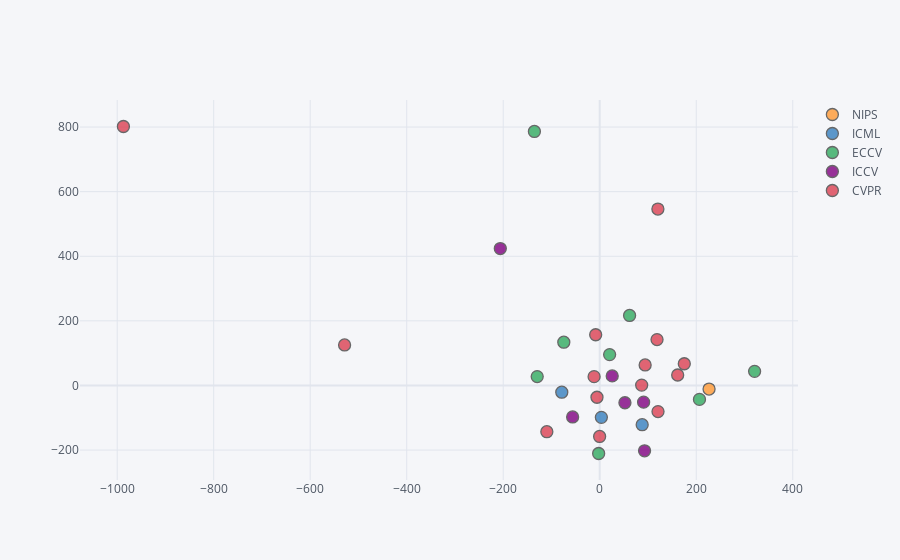

Notebook source saved alongside this figure:
### Code cell
### Code2Graph (on subset of repositories)
emb,meta=load_emb_data('c2g')
visualize(emb,meta,method='TSNE',dim=2)

### Figure 1 — Plotly figure (JSON) as saved in the notebook; plotly's stock layout.template omitted (floating-point values rounded to 4 significant figures)
{"data": [{"marker": {"color": "rgba(255, 153, 51, 1.0)", "line": {"width": 1.3}, "opacity": 0.8, "size": 12, "symbol": "circle"}, "mode": "markers", "name": "NIPS", "text": ["DropoutNet: Addressing Cold Start in Recommender Systems"], "textfont": {"color": "#4D5663"}, "type": "scatter", "x": [226.6], "y": [-11.1]}, {"marker": {"color": "rgba(55, 128, 191, 1.0)", "line": {"width": 1.3}, "opacity": 0.8, "size": 12, "symbol": "circle"}, "mode": "markers", "name": "ICML", "text": ["Predict and Constrain: Modeling Cardinality in Deep Structured Prediction", "Video Pixel Networks", "Device Placement Optimization with Reinforcement Learning"], "textfont": {"color": "#4D5663"}, "type": "scatter", "x": [-78.65, 87.95, 3.353], "y": [-20.92, -121.6, -98.83]}, {"marker": {"color": "rgba(50, 171, 96, 1.0)", "line": {"width": 1.3}, "opacity": 0.8, "size": 12, "symbol": "circle"}, "mode": "markers", "name": "ECCV", "text": ["Conditional Image-Text Embedding Networks", "Progressive Neural Architecture Search", "Geolocation Estimation of Photos using a Hierarchical Model and Scene Classification", "Recovering 3D Planes from a Single Image via Convolutional Neural Networks", "Learning Single-View 3D Reconstruction with Limited Pose Supervision", "EC-Net: an Edge-aware Point set Consolidation Network", "License Plate Detection and Recognition in Unconstrained Scenarios", "Audio-Visual Event Localization in Unconstrained Videos"], "textfont": {"color": "#4D5663"}, "type": "scatter", "x": [-129.6, -135.4, 206.7, -74.48, 20.5, -2.262, 320.9, 61.85], "y": [27.44, 786.3, -43.17, 133.9, 95.49, -210.7, 43.58, 216.7]}, {"marker": {"color": "rgba(128, 0, 128, 1.0)", "line": {"width": 1.3}, "opacity": 0.8, "size": 12, "symbol": "circle"}, "mode": "markers", "name": "ICCV", "text": ["Deep TextSpotter: An End-To-End Trainable Scene Text Localization and Recognition Framework", "Query-Guided Regression Network With Context Policy for Phrase Grounding", "DSLR-Quality Photos on Mobile Devices With Deep Convolutional Networks", "Sequence to Sequence - Video to Text", "Genetic CNN", "Curriculum Domain Adaptation for Semantic Segmentation of Urban Scenes"], "textfont": {"color": "#4D5663"}, "type": "scatter", "x": [-56.18, -206.1, 92.87, 52.2, 90.91, 25.84], "y": [-97.51, 423.9, -202.4, -53.52, -51.7, 29.51]}, {"marker": {"color": "rgba(219, 64, 82, 1.0)", "line": {"width": 1.3}, "opacity": 0.8, "size": 12, "symbol": "circle"}, "mode": "markers", "name": "CVPR", "text": ["AON: Towards Arbitrarily-Oriented Text Recognition", "CartoonGAN: Generative Adversarial Networks for Photo Cartoonization", "A Point Set Generation Network for 3D Object Reconstruction From a Single Image", "Dynamic Few-Shot Visual Learning Without Forgetting", "CondenseNet: An Efficient DenseNet Using Learned Group Convolutions", "Efficient Deep Learning for Stereo Matching", "3D Bounding Box Estimation Using Deep Learning and Geometry", "PieAPP: Perceptual Image-Error Assessment Through Pairwise Preference", "Rethinking the Inception Architecture for Computer Vision", "Scale-Recurrent Network for Deep Image Deblurring", "Two-Stream Convolutional Networks for Dynamic Texture Synthesis", "Full Resolution Image Compression With Recurrent Neural Networks", "PointNetVLAD: Deep Point Cloud Based Retrieval for Large-Scale Place Recognition", "Deep Mutual Learning"], "textfont": {"color": "#4D5663"}, "type": "scatter", "x": [-987.1, -528.8, -109.6, 120.8, 120.5, 118.7, -11.69, 86.88, 175.2, 161.5, -8.417, -0.2304, -5.717, 94.08], "y": [801.7, 125.3, -143.2, -80.93, 546.1, 142.0, 27.25, 0.9942, 67.11, 32.41, 157.0, -158.0, -36.57, 63.39]}], "layout": {"legend": {"bgcolor": "#F5F6F9", "font": {"color": "#4D5663"}}, "paper_bgcolor": "#F5F6F9", "plot_bgcolor": "#F5F6F9", "title": {"font": {"color": "#4D5663"}}, "xaxis": {"gridcolor": "#E1E5ED", "showgrid": true, "tickfont": {"color": "#4D5663"}, "title": {"font": {"color": "#4D5663"}, "text": ""}, "zerolinecolor": "#E1E5ED"}, "yaxis": {"gridcolor": "#E1E5ED", "showgrid": true, "tickfont": {"color": "#4D5663"}, "title": {"font": {"color": "#4D5663"}, "text": ""}, "zerolinecolor": "#E1E5ED"}}}
